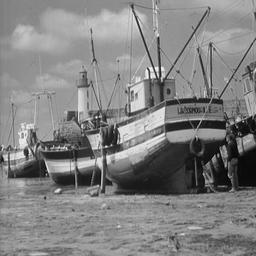
#> input picture boat.png, 256 x 256 px, shrunk from 512 x 512 before the run
$ python P6.py
#> lines starting #> are read from the running program, lines starting #| are printed output that depends on the picture

import cv2
import math
import numpy as np
from scipy import ndimage

class Transform:

	class Affine:

		xIdx = 0
		yIdx = 1

		def __init__(self,arr):

			assert np.shape(arr) == (2,3)
			self.arr = np.append(arr,[0,0,1]).reshape(3,3)

		def getCoord(self,x,y):
			xy = np.array([[x],[y],[1]])
			result = np.matmul(self.arr,xy)
			return result.astype('int64')

		def inBoundsPredicate(self,numRows,NumCols,x,y):
			return 0 <= self.getCoord(x,y)[self.xIdx]  and self.getCoord(x,y)[self.xIdx] <= NumCols -1 \
		and 0 <= self.getCoord(x,y)[self.yIdx]  and self.getCoord(x,y)[self.yIdx] <= numRows -1


if __name__ == '__main__':
	fpath = 'boat.png'

	I = cv2.imread(fpath, 0)
#> I is the input picture: shape (256, 256); min 0, max 255, mean 129.7
	t = Transform.Affine(np.array([[.9, -.1, 100],[.1, .9, 0]]))

	out = np.zeros(shape=np.shape(I))

	rows = len(I)
#> rows = 256
	cols = len(I[0])
#> cols = 256

	y=0
	for row in I:
		x=0
		for intensity in row:
			if t.inBoundsPredicate(rows,cols,x,y):
				txy = t.getCoord(x,y).flatten()
				tx = txy[t.xIdx]
				ty = txy[t.yIdx]
				out[ty][tx] = intensity
			x = x+1
		y = y+1
#> this loop made 256 passes
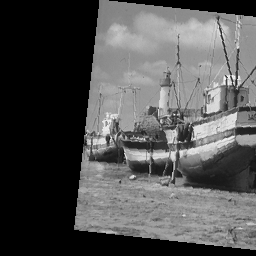
#> out: shape (256, 256) float64; min 0, max 255, mean 81.6

	out = out.astype('uint8')
	print(I)
#> (printed output is left out)
	print(out)
#> (printed output is left out)

	cv2.imshow("original", I)
	cv2.imshow("transformed", out)
	cv2.waitKey(0)
